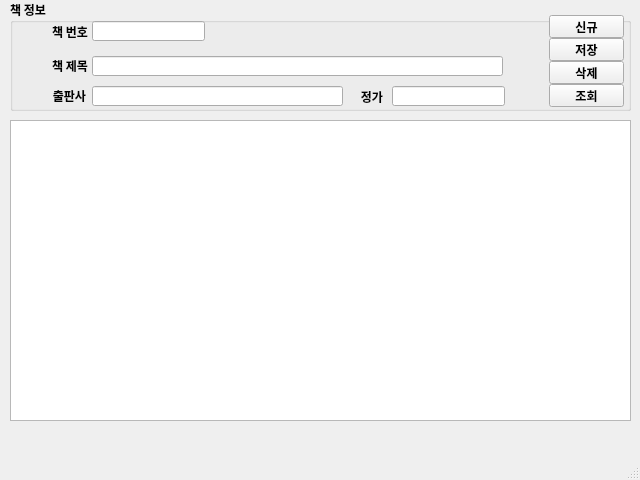
<?xml version="1.0" encoding="UTF-8"?>
<ui version="4.0">
 <class>MainWindow</class>
 <widget class="QMainWindow" name="MainWindow">
  <property name="geometry">
   <rect>
    <x>0</x>
    <y>0</y>
    <width>640</width>
    <height>480</height>
   </rect>
  </property>
  <property name="maximumSize">
   <size>
    <width>640</width>
    <height>480</height>
   </size>
  </property>
  <property name="font">
   <font>
    <family>나눔고딕</family>
    <weight>75</weight>
    <bold>true</bold>
   </font>
  </property>
  <property name="windowTitle">
   <string>MainWindow</string>
  </property>
  <widget class="QWidget" name="centralwidget">
   <widget class="QGroupBox" name="groupBox">
    <property name="geometry">
     <rect>
      <x>10</x>
      <y>0</y>
      <width>621</width>
      <height>111</height>
     </rect>
    </property>
    <property name="title">
     <string>책 정보</string>
    </property>
    <widget class="QLabel" name="label">
     <property name="geometry">
      <rect>
       <x>22</x>
       <y>26</y>
       <width>56</width>
       <height>12</height>
      </rect>
     </property>
     <property name="text">
      <string>책 번호</string>
     </property>
     <property name="alignment">
      <set>Qt::AlignRight|Qt::AlignTrailing|Qt::AlignVCenter</set>
     </property>
    </widget>
    <widget class="QLineEdit" name="txtBookId">
     <property name="geometry">
      <rect>
       <x>82</x>
       <y>21</y>
       <width>113</width>
       <height>20</height>
      </rect>
     </property>
    </widget>
    <widget class="QLabel" name="label_2">
     <property name="geometry">
      <rect>
       <x>22</x>
       <y>60</y>
       <width>56</width>
       <height>12</height>
      </rect>
     </property>
     <property name="text">
      <string>책 제목</string>
     </property>
     <property name="alignment">
      <set>Qt::AlignRight|Qt::AlignTrailing|Qt::AlignVCenter</set>
     </property>
    </widget>
    <widget class="QLineEdit" name="txtBookName">
     <property name="geometry">
      <rect>
       <x>82</x>
       <y>56</y>
       <width>411</width>
       <height>20</height>
      </rect>
     </property>
    </widget>
    <widget class="QLineEdit" name="txtPrice">
     <property name="geometry">
      <rect>
       <x>382</x>
       <y>86</y>
       <width>113</width>
       <height>20</height>
      </rect>
     </property>
    </widget>
    <widget class="QLabel" name="label_3">
     <property name="geometry">
      <rect>
       <x>20</x>
       <y>90</y>
       <width>56</width>
       <height>12</height>
      </rect>
     </property>
     <property name="text">
      <string>출판사</string>
     </property>
     <property name="alignment">
      <set>Qt::AlignRight|Qt::AlignTrailing|Qt::AlignVCenter</set>
     </property>
    </widget>
    <widget class="QLabel" name="label_4">
     <property name="geometry">
      <rect>
       <x>317</x>
       <y>91</y>
       <width>56</width>
       <height>12</height>
      </rect>
     </property>
     <property name="text">
      <string>정가</string>
     </property>
     <property name="alignment">
      <set>Qt::AlignRight|Qt::AlignTrailing|Qt::AlignVCenter</set>
     </property>
    </widget>
    <widget class="QLineEdit" name="txtPublisher">
     <property name="geometry">
      <rect>
       <x>82</x>
       <y>86</y>
       <width>251</width>
       <height>20</height>
      </rect>
     </property>
    </widget>
    <widget class="QPushButton" name="btnReload">
     <property name="geometry">
      <rect>
       <x>539</x>
       <y>84</y>
       <width>75</width>
       <height>23</height>
      </rect>
     </property>
     <property name="text">
      <string>조회</string>
     </property>
    </widget>
    <widget class="QPushButton" name="btnNew">
     <property name="geometry">
      <rect>
       <x>539</x>
       <y>15</y>
       <width>75</width>
       <height>23</height>
      </rect>
     </property>
     <property name="text">
      <string>신규</string>
     </property>
    </widget>
    <widget class="QPushButton" name="btnDel">
     <property name="geometry">
      <rect>
       <x>539</x>
       <y>61</y>
       <width>75</width>
       <height>23</height>
      </rect>
     </property>
     <property name="text">
      <string>삭제</string>
     </property>
    </widget>
    <widget class="QPushButton" name="btnSave">
     <property name="geometry">
      <rect>
       <x>539</x>
       <y>38</y>
       <width>75</width>
       <height>23</height>
      </rect>
     </property>
     <property name="text">
      <string>저장</string>
     </property>
    </widget>
   </widget>
   <widget class="QTableWidget" name="tblBooks">
    <property name="geometry">
     <rect>
      <x>10</x>
      <y>120</y>
      <width>621</width>
      <height>301</height>
     </rect>
    </property>
   </widget>
  </widget>
  <widget class="QMenuBar" name="menubar">
   <property name="geometry">
    <rect>
     <x>0</x>
     <y>0</y>
     <width>640</width>
     <height>20</height>
    </rect>
   </property>
  </widget>
  <widget class="QStatusBar" name="statusbar"/>
 </widget>
 <resources/>
 <connections/>
</ui>
